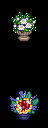

Below is a game level as drawn by its tile map, then a one-line description and the .tmx file that defines it, in full:
An orthogonal 3x8 tile map with 16x16 px tiles, 1 tile layer (Front).

<map version="1.10" tiledversion="1.11.2" orientation="orthogonal" renderorder="right-down" width="3" height="8" tilewidth="16" tileheight="16" infinite="0" nextlayerid="3" nextobjectid="3">
 <tileset firstgid="1" name="flowershowtiles" tilewidth="16" tileheight="16" tilecount="400" columns="16">
  <image source="FlowerShowTiles.png" width="256" height="400" />
 </tileset>
 <layer id="1" name="Front" width="3" height="8">
  <data encoding="csv">
340,341,342,
356,357,358,
372,373,374,
0,0,0,
0,0,0,
337,338,339,
353,354,355,
369,370,371
</data>
 </layer>
 <objectgroup id="2" name="Front" />
</map>
